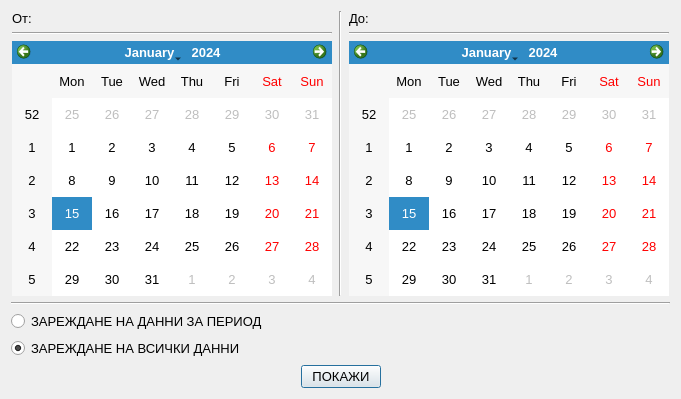
<?xml version="1.0" encoding="UTF-8"?>
<ui version="4.0">
 <class>DialogPeriodSelect</class>
 <widget class="QDialog" name="DialogPeriodSelect">
  <property name="geometry">
   <rect>
    <x>0</x>
    <y>0</y>
    <width>681</width>
    <height>399</height>
   </rect>
  </property>
  <property name="windowTitle">
   <string>Справки</string>
  </property>
  <layout class="QVBoxLayout" name="verticalLayout_3">
   <item>
    <layout class="QVBoxLayout" name="verticalLayout_4">
     <item>
      <layout class="QHBoxLayout" name="horizontalLayout">
       <item>
        <layout class="QVBoxLayout" name="verticalLayout">
         <item>
          <widget class="QLabel" name="lblStart">
           <property name="font">
            <font>
             <pointsize>10</pointsize>
            </font>
           </property>
           <property name="text">
            <string>От:</string>
           </property>
          </widget>
         </item>
         <item>
          <widget class="Line" name="line_2">
           <property name="orientation">
            <enum>Qt::Horizontal</enum>
           </property>
          </widget>
         </item>
         <item>
          <widget class="QCalendarWidget" name="calendarWidgetStart">
           <property name="maximumSize">
            <size>
             <width>320</width>
             <height>16777215</height>
            </size>
           </property>
           <property name="font">
            <font>
             <pointsize>10</pointsize>
            </font>
           </property>
          </widget>
         </item>
        </layout>
       </item>
       <item>
        <widget class="Line" name="line">
         <property name="orientation">
          <enum>Qt::Vertical</enum>
         </property>
        </widget>
       </item>
       <item>
        <layout class="QVBoxLayout" name="verticalLayout_2">
         <item>
          <widget class="QLabel" name="lblEnd">
           <property name="font">
            <font>
             <pointsize>10</pointsize>
            </font>
           </property>
           <property name="text">
            <string>До:</string>
           </property>
          </widget>
         </item>
         <item>
          <widget class="Line" name="line_3">
           <property name="orientation">
            <enum>Qt::Horizontal</enum>
           </property>
          </widget>
         </item>
         <item>
          <widget class="QCalendarWidget" name="calendarWidgetEnd">
           <property name="maximumSize">
            <size>
             <width>320</width>
             <height>16777215</height>
            </size>
           </property>
           <property name="font">
            <font>
             <pointsize>10</pointsize>
            </font>
           </property>
          </widget>
         </item>
        </layout>
       </item>
      </layout>
     </item>
     <item>
      <widget class="Line" name="line_4">
       <property name="orientation">
        <enum>Qt::Horizontal</enum>
       </property>
      </widget>
     </item>
     <item>
      <widget class="QRadioButton" name="rbReportPeriod">
       <property name="font">
        <font>
         <pointsize>10</pointsize>
        </font>
       </property>
       <property name="text">
        <string>ЗАРЕЖДАНЕ НА ДАННИ ЗА ПЕРИОД</string>
       </property>
       <property name="checked">
        <bool>false</bool>
       </property>
      </widget>
     </item>
     <item>
      <widget class="QRadioButton" name="rbReportAll">
       <property name="font">
        <font>
         <pointsize>10</pointsize>
        </font>
       </property>
       <property name="text">
        <string>ЗАРЕЖДАНЕ НА ВСИЧКИ ДАННИ</string>
       </property>
       <property name="checked">
        <bool>true</bool>
       </property>
      </widget>
     </item>
     <item>
      <layout class="QHBoxLayout" name="horizontalLayout_2">
       <item>
        <spacer name="horizontalSpacer">
         <property name="orientation">
          <enum>Qt::Horizontal</enum>
         </property>
         <property name="sizeHint" stdset="0">
          <size>
           <width>40</width>
           <height>20</height>
          </size>
         </property>
        </spacer>
       </item>
       <item>
        <widget class="QPushButton" name="btnShow">
         <property name="font">
          <font>
           <pointsize>10</pointsize>
          </font>
         </property>
         <property name="text">
          <string>ПОКАЖИ</string>
         </property>
        </widget>
       </item>
       <item>
        <spacer name="horizontalSpacer_2">
         <property name="orientation">
          <enum>Qt::Horizontal</enum>
         </property>
         <property name="sizeHint" stdset="0">
          <size>
           <width>40</width>
           <height>20</height>
          </size>
         </property>
        </spacer>
       </item>
      </layout>
     </item>
    </layout>
   </item>
  </layout>
 </widget>
 <resources/>
 <connections/>
</ui>
